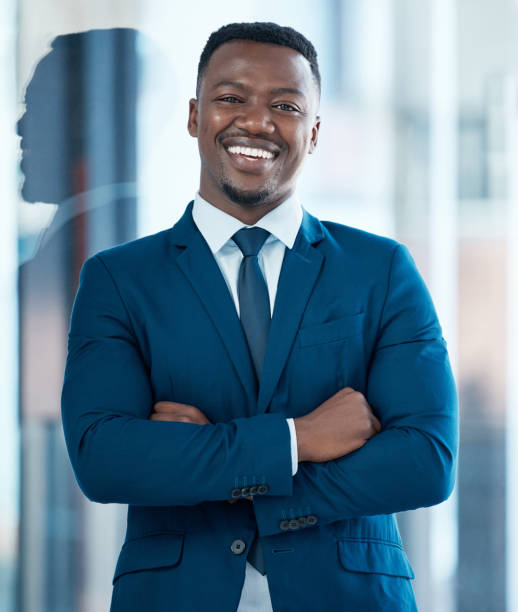
#> input picture abc2.jpg, 518 x 612 px
$ jupyter execute --allow-errors Solution.ipynb
#> lines starting #> are read from the running program, lines starting #| are printed output that depends on the picture; after the words box and inside, x2 and y2 are one past the last pixel; in counts of white or black regions, pixels touching at a corner belong together
[cell 1]
import numpy as np
import cv2
import matplotlib.pyplot as plt

# Read The image

[cell 2]
def ReadImage(image_path):
#> called with image_path = 'abc2.jpg'
    try:
        original_image = cv2.imread(image_path)
#> original_image is the input picture: shape (612, 518, 3); mean B, G, R 151.9, 133.1, 104.2

        if original_image is None:
            raise FileNotFoundError(f"Error: Image not found at '{image_path}'.")

        # Check the shape of the image
        height, width, channels = original_image.shape
#> height = 612; width = 518; channels = 3

        print('Image Height: ', height)
#| Image Height:  612
        print('Image Width:  ', width)
#| Image Width:   518
        print('Channles:     ', channels)
#| Channles:      3

        # Convert the image to RGB
        original_image = cv2.cvtColor(original_image, cv2.COLOR_BGR2RGB)

        print('Image format:  RGB')

        # Display the original image
        plt.imshow(original_image)
        plt.title('Original Image')
        plt.axis('off')
        plt.show()

        return original_image

    except Exception as e:
        print(f"An error occurred: {str(e)}")

def displayImage(img, text='image'):
    plt.imshow(img)
    plt.title(text)
    plt.axis('off')
    plt.show()

[cell 3]
image = ReadImage('abc2.jpg')

[cell 4]
# # Importing Required Modules
# from rembg import remove
# from PIL import Image

# # Store path of the image in the variable input_path
# input_path =  'test_image2.jpg'

# # Store path of the output image in the variable output_path
# output_path = 'no_bag.png'

# # Processing the image
# input = Image.open(input_path)

# # Removing the background from the given Image
# output = remove(input)

# #Saving the image in the given path
# output.save(output_path)

# Reduce colors

[cell 5]
# Function to reduce the number of colors in the image using the K-means clustering algorithm
def change_color_quantization(img, k):

    # Read the image and transform it into a NumPy 3D array representing the B (blue), G (green), and R (red) values.
#> called with k = 10
    data = np.float32(img).reshape((-1, 3))

    # Initialize the k-means clustering algorithm and defines its termination criteria. The maximum number of iterations is set to 20.
    criteria = (cv2.TERM_CRITERIA_EPS + cv2.TERM_CRITERIA_MAX_ITER, 20, 1.0)

    # Apply the k-means clustering algorithm. The parameter k specifies the number of distinct colors in the output image.
    ret, label, center = cv2.kmeans(data, k, None, criteria, 10, cv2.KMEANS_RANDOM_CENTERS)
#> ret = 122691404.2; center = [[175.6, 194.7, 205.1], [82.7, 119.4, 145.2], [5.02, 31.71, 54.58], [125.1, 156.3, 175.2], [59.28, 73.39, 88.42], [129.9, 100.4, 94.5], [2.92, 57.07, 91.98], [233.1, 244.7, 249.3], [211.2, 224, 228.6], [8, 114.6, 166.8]]

    # convert centroid to unsigned 8-bit integer.
    center = np.uint8(center)
#> center = [[175, 194, 205], [82, 119, 145], [5, 31, 54], [125, 156, 175], [59, 73, 88], [129, 100, 94], [2, 57, 91], [233, 244, 249], [211, 223, 228], [8, 114, 166]]

    # apply centroid values to all pixels by replacing their values with the center value.
    result = center[label.flatten()]

    # reshape the processed result into the shape of the original image.
    result = result.reshape(img.shape)
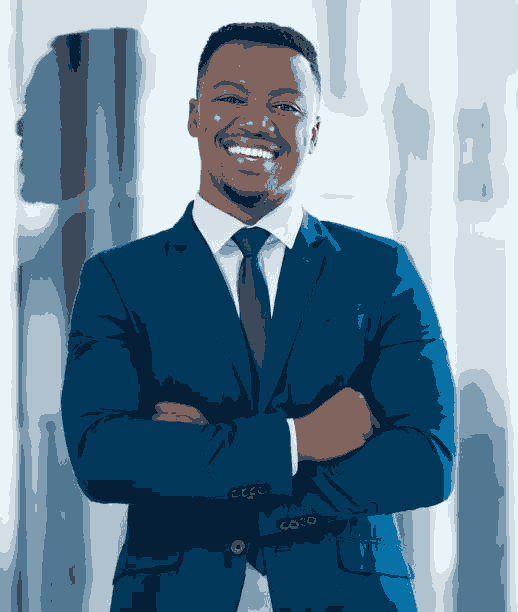
#> result: shape (612, 518, 3); mean R, G, B 103.7, 132.7, 151.4

    # return resultant image
    return result

[cell 6]
img = change_color_quantization(image, 10)

[cell 7]
plt.imshow(img)
plt.title("Color quantization")
plt.axis('off')
plt.show()

[cell 8]
# Function to add cartoon affect to input image
def cartoonify_img(input_img,value):

    # Convert the image to grayscale
#> called with value = 20
    gray_frame = cv2.cvtColor(input_img, cv2.COLOR_BGR2GRAY)
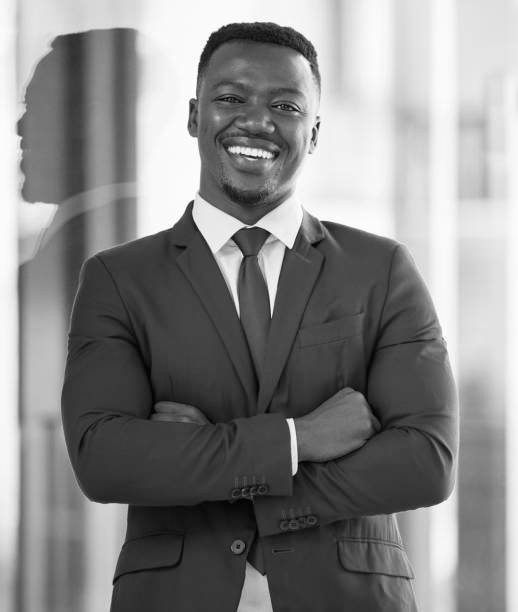
#> gray_frame: shape (612, 518); min 0, max 255, mean 135.4

    # Apply some median blur to smooth the image
    smooth_gray_frame = cv2.medianBlur(src=gray_frame, ksize=5)

    # plt.imshow(smooth_gray_frame,cmap='gray')
    # plt.axis('off')
    # plt.show()

    # Apply adaptive thresholding to get edges
    smooth_gray_frame_edges = cv2.adaptiveThreshold(src=smooth_gray_frame
                                                    , maxValue=255
                                                    # ADAPTIVE_THRESH_MEAN_C -> Mean of the neighborhood area
                                                    , adaptiveMethod=cv2.ADAPTIVE_THRESH_MEAN_C
                                                    # Type of threshold applied
                                                    , thresholdType=cv2.THRESH_BINARY
                                                    # Size of the neighbourhood area
                                                    , blockSize=9
                                                    # A constant subtracted from the mean of the neighborhood pixels
                                                    , C=9)
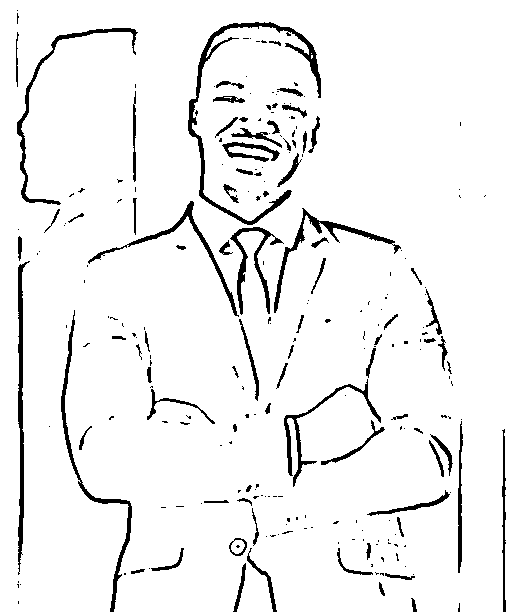
#> smooth_gray_frame_edges: shape (612, 518); 94.3% white; 242 black regions (162 under 20 px), largest, box (x1, y1, x2, y2) and area: (188, 22, 321, 225) 2207, (61, 310, 132, 612) 1295, (18, 261, 30, 575) 1292

    # plt.imshow(smooth_gray_frame_edges,cmap='gray')
    # plt.axis('off')
    # plt.show()

    # Plotting the original and grayscale-blurred images side by side
    plt.figure(figsize=(10, 5))

    # Original Image
    plt.subplot(1, 2, 1)
    plt.imshow(cv2.cvtColor(input_ima, cv2.COLOR_BGR2RGB))
    plt.title('Original Image')
    plt.axis('off')

    # Grayscale-Blurred Image
    plt.subplot(1, 2, 2)
    plt.imshow(gray_image, cmap='gray')
    plt.title('Grayscale-Blurred Image')
    plt.axis('off')

    plt.show()

    # Perform erosion
    #smooth_gray_frame_edges = cv2.erode(smooth_gray_frame_edges, kernel, iterations=1)


    # Enhance the blur and reduce the sharpness effects of the image.
    filtered_frame = cv2.bilateralFilter(src=input_img
                                         , d=9
                                         # Standard deviation of the filter in color space.
                                         , sigmaColor=200
                                         # Standard deviation of the filter in coordinate space.
                                         , sigmaSpace=200
                                         )


    # Combine the edge mask  with the filtered frame
    cartoon_frame = cv2.bitwise_and(filtered_frame, filtered_frame, mask=smooth_gray_frame_edges)

    # Applying color quantization to reduce the number of colors
    cartoon_frame = change_color_quantization(cartoon_frame, value)

    return cartoon_frame

#> (a cell that did not finish here is left out)

[cell 10]
# Plotting the original and grayscale-blurred images side by side
plt.figure(figsize=(10, 5))

# Original Image
plt.subplot(1, 2, 1)
plt.imshow(image)
plt.title('Original Image')
plt.axis('off')

# Grayscale-Blurred Image
plt.subplot(1, 2, 2)
plt.imshow(img)
plt.title('Cartoon image')
plt.axis('off')

plt.show()
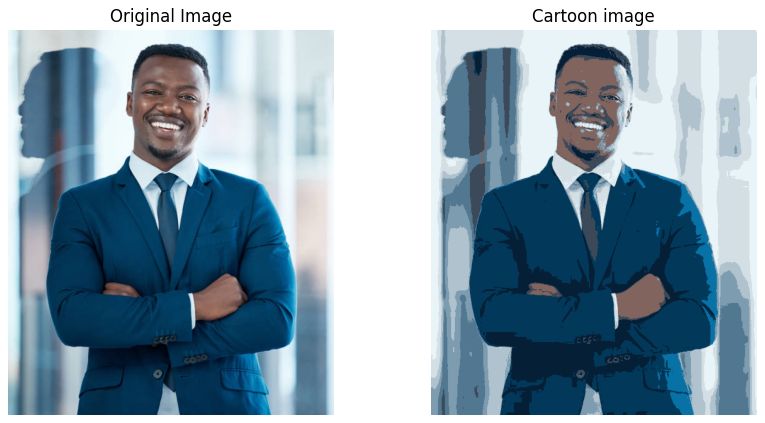
#> figure drawn by matplotlib, 2 panels

$ run again, with test_image2.jpg copied over abc2.jpg
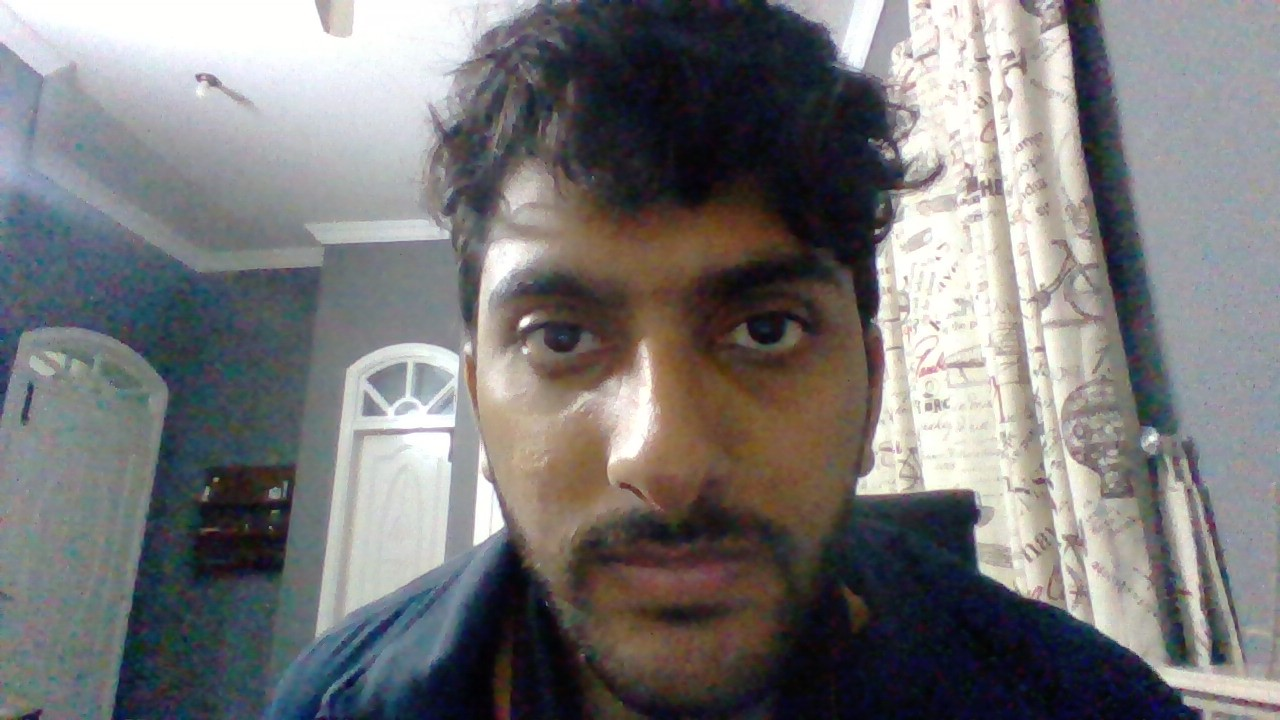
#> input picture test_image2.jpg, 1280 x 720 px
#> in ReadImage, original_image is the input picture: shape (720, 1280, 3); mean B, G, R 119.5, 118.8, 119.9
#| Image Height:  720
#| Image Width:   1280
#| Channles:      3
#> in change_color_quantization, `ret, label, center = cv2.kmeans(data, k, None, criteria, 10, cv2.KMEAN..`: ret = 363309770.1; center = [[191.1, 186.7, 182], [156.6, 156.3, 158.9], [248.4, 248.4, 244.3], [219.3, 217.7, 212.5], [110.1, 82.12, 60.68], [121.7, 124.2, 124.6], [18.28, 19.07, 29.25], [42.16, 56.3, 68.24], [64.52, 48.22, 41.29], [76.11, 86.85, 97.15]]
#> in change_color_quantization, `center = np.uint8(center)`: center = [[191, 186, 182], [156, 156, 158], [248, 248, 244], [219, 217, 212], [110, 82, 60], [121, 124, 124], [18, 19, 29], [42, 56, 68], [64, 48, 41], [76, 86, 97]]
#> in cartoonify_img, `smooth_gray_frame_edges = cv2.adaptiveThreshold(src=smooth_gray_frame ..`:
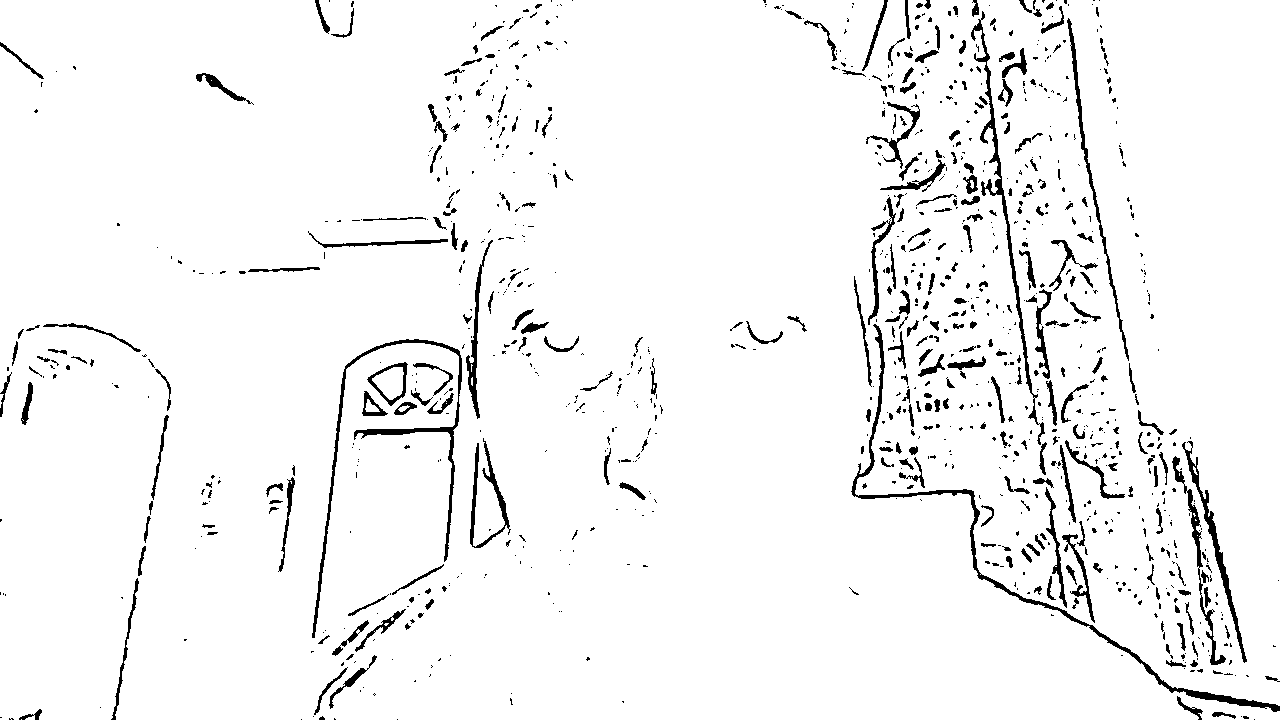
#> smooth_gray_frame_edges: shape (720, 1280); 95.6% white; 1060 black regions (749 under 20 px), largest, box (x1, y1, x2, y2) and area: (851, 324, 1280, 712) 2923, (312, 339, 462, 638) 2394, (971, 11, 1045, 445) 1890
#> `plt.show()`:
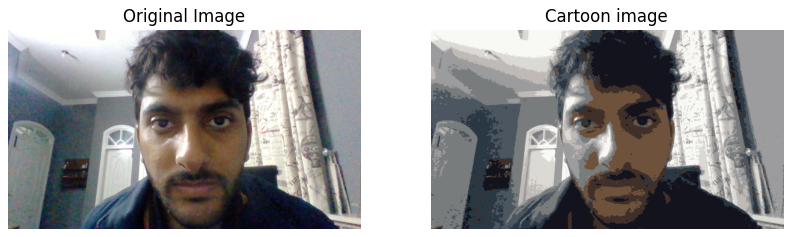
#> figure drawn by matplotlib, 2 panels

$ run again, with idealImage.jpg copied over abc2.jpg
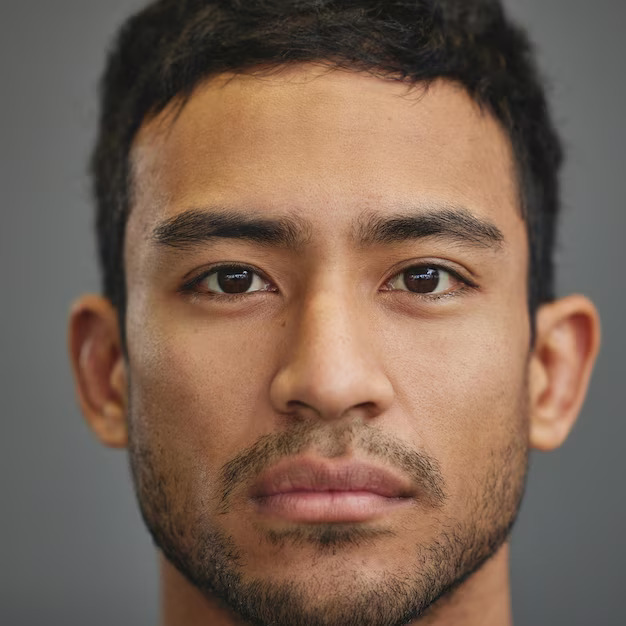
#> input picture idealImage.jpg, 626 x 626 px
#> in ReadImage, original_image is the input picture: shape (626, 626, 3); mean B, G, R 84.3, 99.5, 123.2
#| Image Height:  626
#| Image Width:   626
#| Channles:      3
#> in change_color_quantization, `ret, label, center = cv2.kmeans(data, k, None, criteria, 10, cv2.KMEAN..`: ret = 67731208.4; center = [[152.6, 107.3, 79.41], [98.49, 99.91, 99.72], [35.3, 31.72, 28.68], [218.5, 178.7, 151.9], [194.6, 146.9, 113.4], [175, 127.2, 96.07], [99.68, 66.51, 49.04], [64.05, 49.63, 41.5], [127.1, 84.98, 62.3], [208.5, 163.7, 132]]
#> in change_color_quantization, `center = np.uint8(center)`: center = [[152, 107, 79], [98, 99, 99], [35, 31, 28], [218, 178, 151], [194, 146, 113], [175, 127, 96], [99, 66, 49], [64, 49, 41], [127, 84, 62], [208, 163, 132]]
#> in cartoonify_img, `smooth_gray_frame_edges = cv2.adaptiveThreshold(src=smooth_gray_frame ..`:
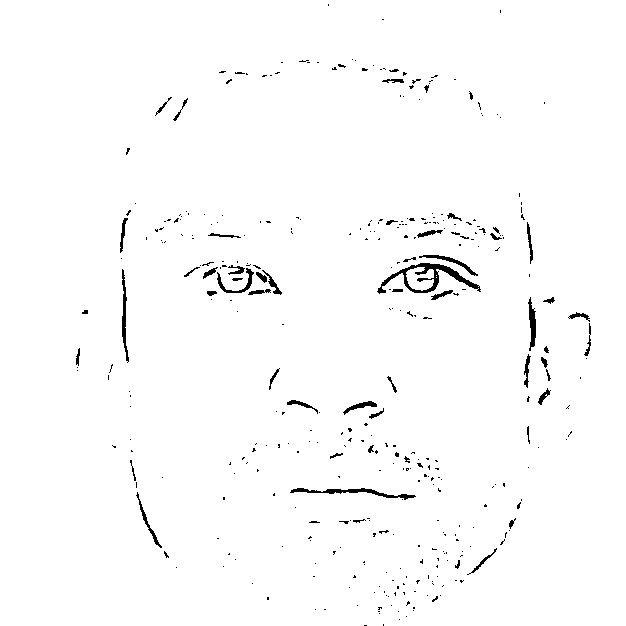
#> smooth_gray_frame_edges: shape (626, 626); 98.4% white; 368 black regions (312 under 20 px), largest, box (x1, y1, x2, y2) and area: (377, 263, 481, 294) 820, (290, 488, 416, 500) 416, (122, 269, 129, 363) 277
#> `plt.show()`:
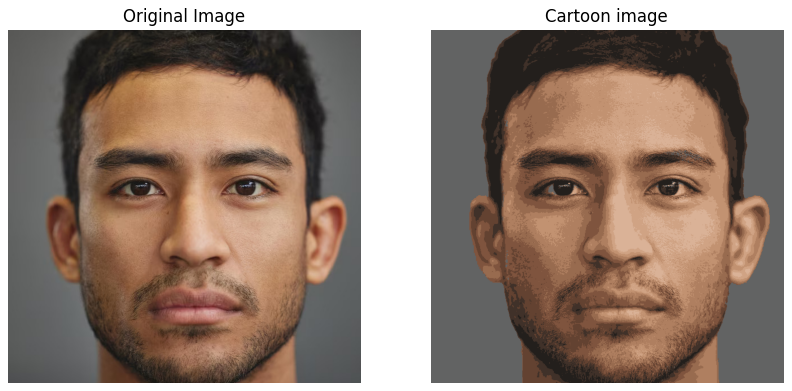
#> figure drawn by matplotlib, 2 panels
